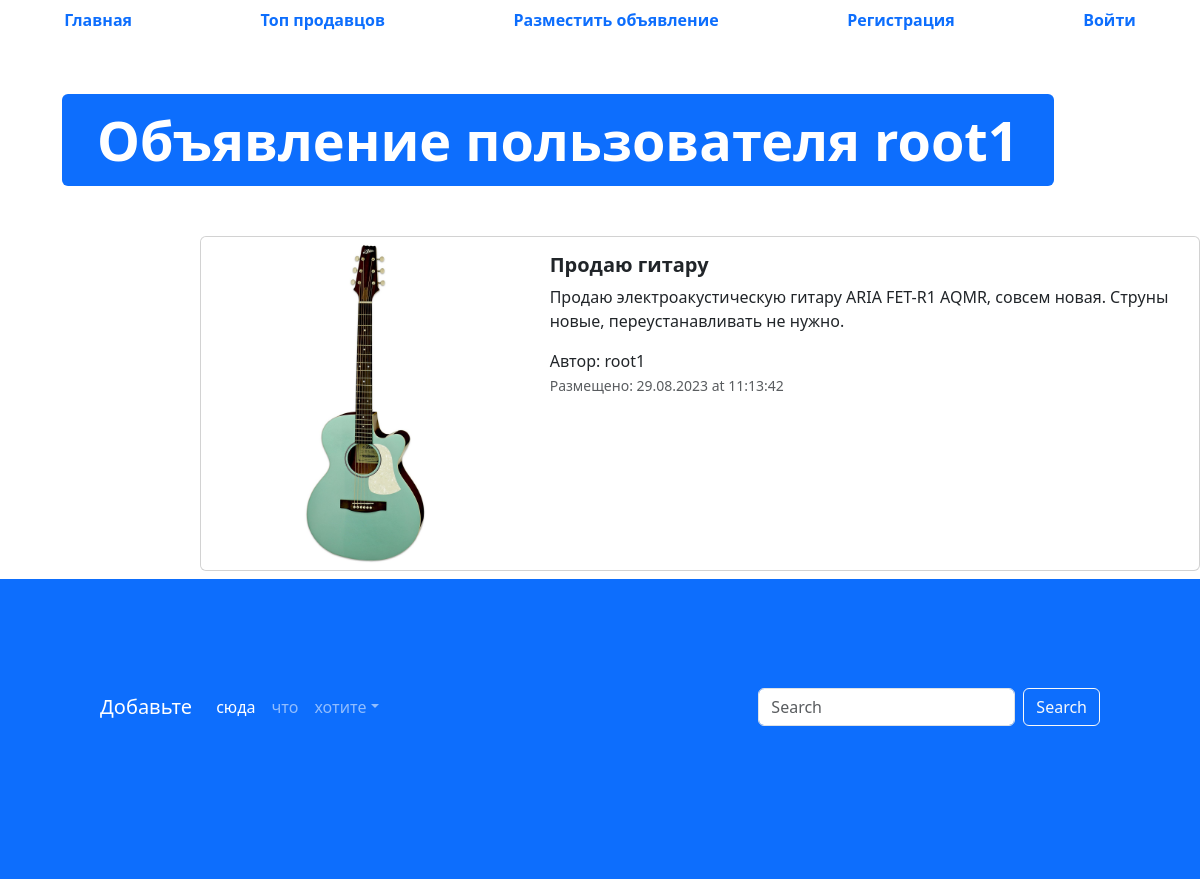
The page /advertisement/3 on the database its author committed.
### app_Advertisements/models.py (models this page shows, shortened)
class Advertisements(models.Model):
    title = models.CharField("заголовок", max_length = 128)
    description = models.TextField("описание")
    price = models.DecimalField("цена", max_digits = 10, decimal_places = 2)
    auction = models.BooleanField("торг", help_text = "Отметьте, если торг уместен")
    created_at = models.DateTimeField(auto_now_add = True)
    updated_at = models.DateTimeField(auto_now = True)
    user = models.ForeignKey(User, verbose_name = 'пользователь', on_delete = models.CASCADE)
    image = models.ImageField("изображение", upload_to = 'advertisements/', blank = True)
    @admin.display(description = "дата создания")
    def created_date(self):
        if self.created_at.date() == timezone.now().date():
            created_time = self.created_at.time().strftime("%H:%M:%S")
            return format_html(
                "<span style = 'color: green; font-weight: bold'>Сегодня в {}</span>",
                created_time
            )
        return self.created_at.strftime("%d.%m.%Y at %H:%M:%S")
    class Meta:
        db_table = 'advertisements'

### app_Advertisements/views.py (the view)
# urls.py: path('advertisement/<int:pk>', advertisement_detail, name = 'adv-detail')
def advertisement_detail(request, pk):
    advertisement = Advertisements.objects.get(id = pk)
    context = {'advertisement' : advertisement}
    return render (request, 'app_advertisement/advertisement.html', context)

### templates/app_advertisement/advertisement.html (shortened to what this page needs)
{% extends 'base.html' %}
{% load static %}
{% block content %}
<body>
  <ul class="nav nav-pills sticky-top bg-white nav-fill">
    <li class="nav-item">
      <a class="nav-link" href="{% url 'main-page' %}">
        <span style="font-weight: bold;">Главная</span>
      </a>
    </li>
    <li class="nav-item">
      <a class="nav-link" href="{% url 'top-sellers' %}"><span style="font-weight: bold;">Топ продавцов</span>
      </a>
    </li>
    <li class="nav-item">
      <a class="nav-link" href="{% url 'adv-post' %}">
        <span style="font-weight: bold;">Разместить объявление</span>
      </a>
    </li>
    {% if not user.is_authenticated %}
    <li class="nav-item">
      <a class="nav-link" href="{% url 'register' %}">
        <span style="font-weight: bold;">Регистрация</span>
      </a>
    </li>
    <li class="nav-item">
      <a class="nav-link" href="{% url 'login' %}">
        <span style="font-weight: bold;">Войти</span>
      </a>
    </li>
    {% endif %}
  </ul>
  <div class="container" style="margin: 50px;">
    <div class="display-2">
      <span class="badge bg-primary">Объявление пользователя {{advertisement.user}}</span>
    </div>
  </div>
  <div class="col offset-2">
    <div class="card mb-2" style="max-width: 1200px; margin-top: 20px;">
      <div class="row g-0">
        <div class="col-md-4">
          <a href="#" class="nav-link">
            <img src="{{advertisement.image.url}}" class="img-fluid rounded-start" alt="Card title">
          </a>
        </div>
        <div class="col">
          <div class="card-body">
            <h5 class="card-title">
              <a href="#" class="nav-link"><strong>{{advertisement.title}}</strong></a>
            </h5>
            <p class="card-text">
              {{advertisement.description}}
            </p>
            <span>Автор: {{advertisement.user}}</span>
            <p class="card-text"><small class="text-muted">Размещено: {{advertisement.created_date}}</small></p>
          </div>
        </div>
      </div>
    </div>
  </div>
  <footer style="padding: 100px; min-height: 300px;" class="bg-primary">
    <nav class="navbar navbar-expand-sm navbar-dark">
      <a class="navbar-brand" href="#">Добавьте</a>
      <div class="collapse navbar-collapse" id="collapsibleNavId">
        <ul class="navbar-nav me-auto mt-2 mt-lg-0">
          <li class="nav-item">
            <a class="nav-link active" href="#" aria-current="page">сюда</a>
          </li>
          <li class="nav-item">
            <a class="nav-link" href="#">что</a>
          </li>
          <li class="nav-item dropdown">
            <a class="nav-link dropdown-toggle" href="#" id="dropdownId" data-bs-toggle="dropdown" aria-haspopup="true"
              aria-expanded="false">хотите</a>
          </li>
        </ul>
        <form class="d-flex my-2 my-lg-0">
          <input class="form-control me-sm-2" type="text" placeholder="Search">
          <button class="btn btn-outline-light my-2 my-sm-0" type="submit">Search</button>
        </form>
      </div>
    </nav>
  </footer>
 {% endblock %}

### rows shown on the page
Advertisements: user "root1", image (picture), title "Продаю гитару", description "Продаю электроакустическую гитару ARIA FET-R1 AQMR, совсем новая. Струны новые, переустанавливать не нужно.", created_date "29.08.2023 at 11:13:42"
